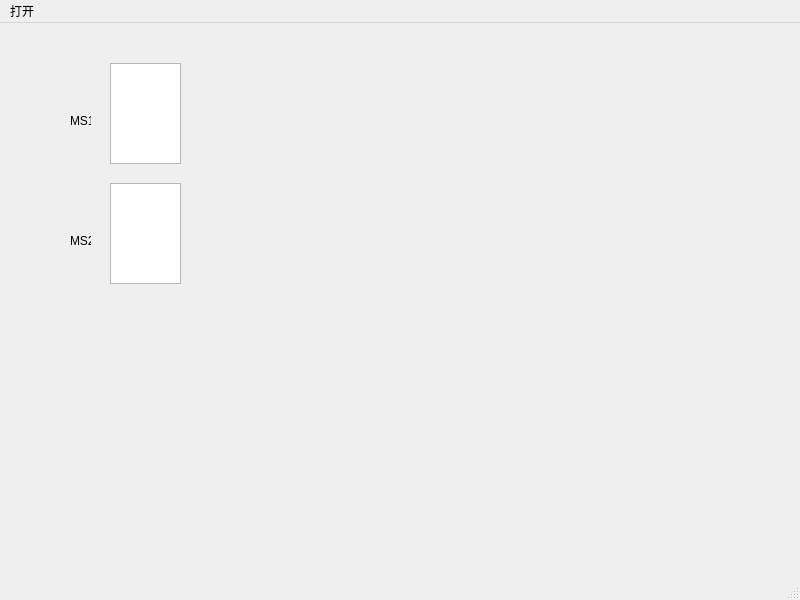
<?xml version="1.0" encoding="UTF-8"?>
<ui version="4.0">
 <class>MainWindow</class>
 <widget class="QMainWindow" name="MainWindow">
  <property name="geometry">
   <rect>
    <x>0</x>
    <y>0</y>
    <width>800</width>
    <height>600</height>
   </rect>
  </property>
  <property name="windowTitle">
   <string>MainWindow</string>
  </property>
  <widget class="QWidget" name="centralwidget">
   <widget class="QListWidget" name="MS1ListWidget">
    <property name="geometry">
     <rect>
      <x>110</x>
      <y>40</y>
      <width>71</width>
      <height>101</height>
     </rect>
    </property>
   </widget>
   <widget class="QListWidget" name="MS2ListWidget">
    <property name="geometry">
     <rect>
      <x>110</x>
      <y>160</y>
      <width>71</width>
      <height>101</height>
     </rect>
    </property>
   </widget>
   <widget class="QLabel" name="label">
    <property name="geometry">
     <rect>
      <x>70</x>
      <y>90</y>
      <width>21</width>
      <height>16</height>
     </rect>
    </property>
    <property name="text">
     <string>MS1</string>
    </property>
   </widget>
   <widget class="QLabel" name="label_2">
    <property name="geometry">
     <rect>
      <x>70</x>
      <y>210</y>
      <width>21</width>
      <height>16</height>
     </rect>
    </property>
    <property name="text">
     <string>MS2</string>
    </property>
   </widget>
  </widget>
  <widget class="QMenuBar" name="menubar">
   <property name="geometry">
    <rect>
     <x>0</x>
     <y>0</y>
     <width>800</width>
     <height>22</height>
    </rect>
   </property>
   <widget class="QMenu" name="menu">
    <property name="title">
     <string>打开</string>
    </property>
    <addaction name="openFile"/>
   </widget>
   <addaction name="menu"/>
  </widget>
  <widget class="QStatusBar" name="statusbar"/>
  <action name="openFile">
   <property name="text">
    <string>打开*.mzml文件</string>
   </property>
  </action>
 </widget>
 <resources/>
 <connections/>
</ui>
